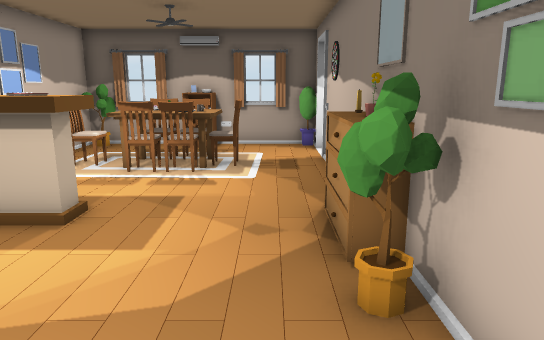
view 1 (above)

12 first-person views from a walk through a Unity game level. The camera is 1.2 m above the floor, tilts 12° down and sees 70° across. The floor is counted in squares, 0.5 m on a side. Each view is taken from the middle of a square. On the plan, view 1 faces up. The plan holds only what a view shows up to about 20 squares ahead; the rest is blank. The place goes on beyond the plan. The player character is not drawn. Door leaves are left out, so doorways stand open.

view 2
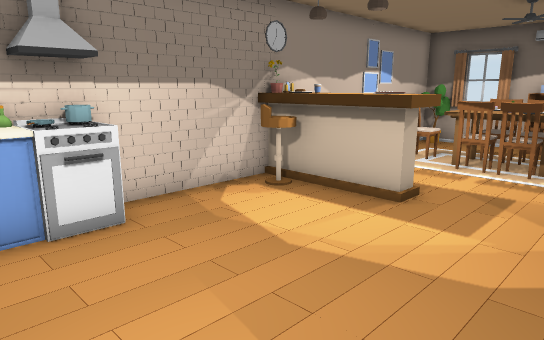

view 3
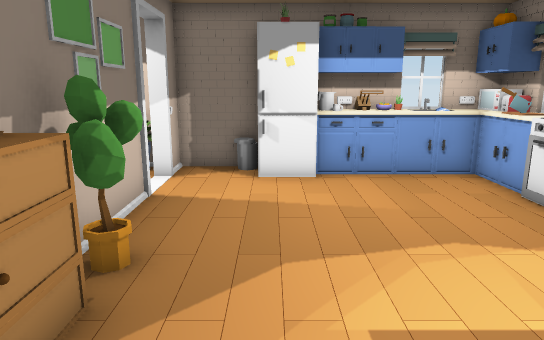

view 4
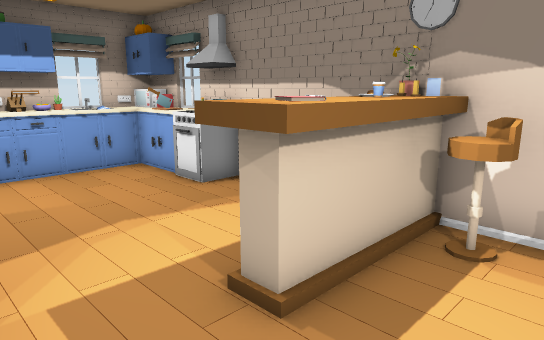

view 5
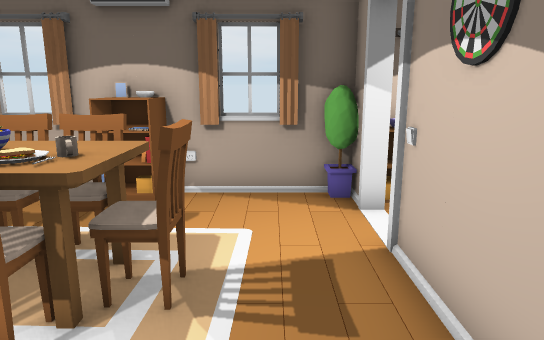

view 6
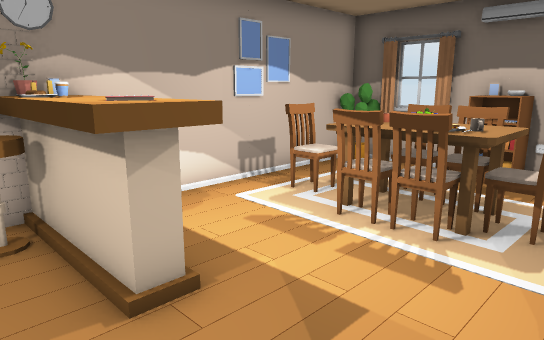

view 7
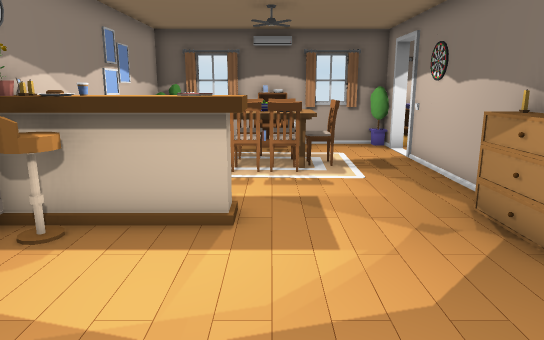

view 8
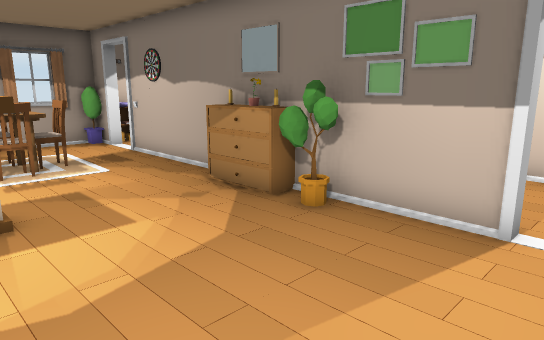

view 9
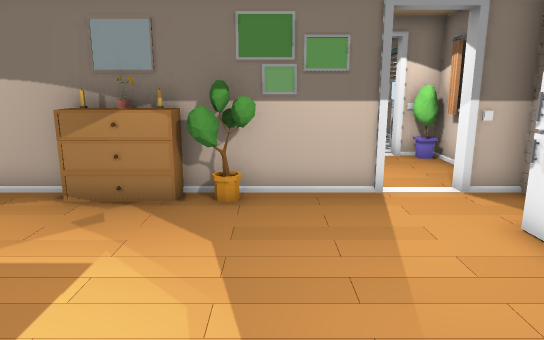

view 10
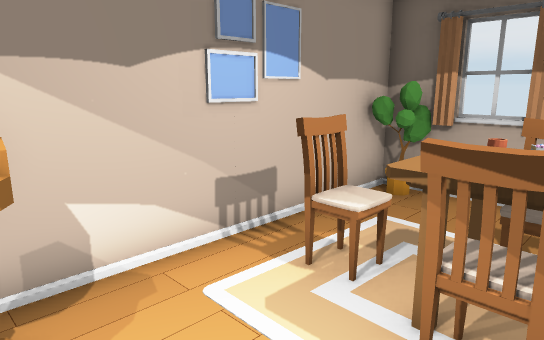

view 11
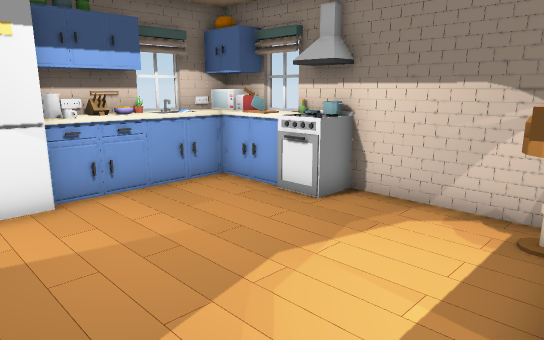

view 12
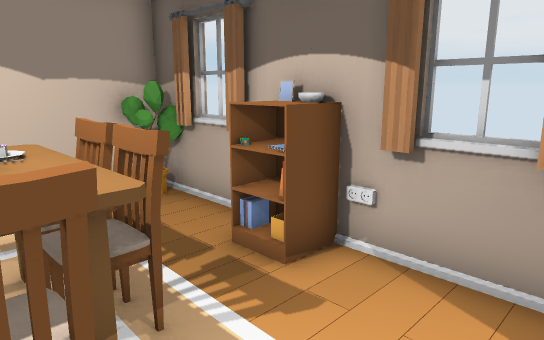

### Floor plan
Key: @ floor where view 1 was taken; # wall or solid block; . floor; D open door; = window, fence, low wall or low ledge; ^ raised ledge; T thing the floor can be seen under or through; O other object.
Columns run from 8 left of view 1 to 2 right of it. Each row starts with its distance up from view 1.
 17 ###########
 16 #O..=#=...#
 15 #.........D
 14 #.  TTT...D
 13 #.TTTTTT..#
 12 #.TTTTTT..#
 11 #..TTT  ..#
 10 #.........#
  9 ##........#
  8 #OO##....##
  7 #OOOO....^O
  6 #O##O....^O
  5 # .......=O
  4 #........O#
  3 #.........#
  2 O=........#
  1 O#........#
  0 O=......@.D
 -1 ## .  ##..D
 -2 ###=#####.#
 -3 ###O O O###

Positions as (right, up) in squares from view 1, and headings:
1: (0, 0), facing up
2: (0, -1), facing up-left
3: (-1, 9), facing down
4: (-1, 10), facing down-left
5: (0, 8), facing up
6: (0, 5), facing up-left
7: (-3, 0), facing up
8: (-5, -1), facing up-right
9: (-7, 3), facing right
10: (-3, 8), facing up-left
11: (0, 7), facing down-left
12: (1, 12), facing up-left
